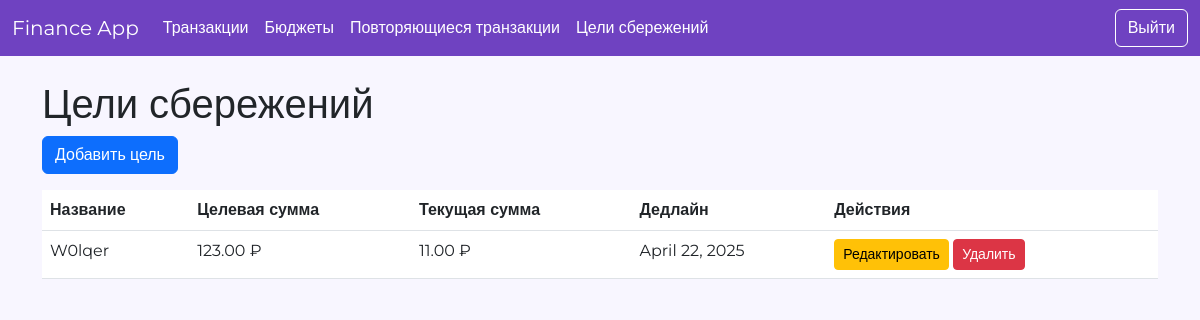
/finance/savings-goals/ (signed in), run on the app's committed database.
### finance/models.py (models this page shows, shortened)
class SavingsGoal(models.Model):
    user = models.ForeignKey(User, on_delete=models.CASCADE)
    name = models.CharField(max_length=255)
    target_amount = models.DecimalField(max_digits=10, decimal_places=2)
    current_amount = models.DecimalField(max_digits=10, decimal_places=2, default=0)
    deadline = models.DateField()
    image = models.ImageField(upload_to='savings_goals/', blank=True, null=True)  # Поле для медиафайлов

### finance/views.py (the view)
# urls.py: path('savings-goals/', views.savings_goal_list, name='savings_goal_list'),
@login_required
def savings_goal_list(request):
    savings_goals = SavingsGoal.objects.filter(user=request.user)
    return render(request, 'finance/savings_goal_list.html', {'savings_goals': savings_goals})

### finance/templates/finance/savings_goal_list.html
{% extends 'finance/base.html' %}
{% block content %}
<h1>Цели сбережений</h1>
<a href="{% url 'add_savings_goal' %}" class="btn btn-primary mb-3">Добавить цель</a>
<table class="table">
    <thead>
        <tr>
            <th>Название</th>
            <th>Целевая сумма</th>
            <th>Текущая сумма</th>
            <th>Дедлайн</th>
            <th>Действия</th>
        </tr>
    </thead>
    <tbody>
        {% for goal in savings_goals %}
        <tr>
            <td>{{ goal.name }}</td>
            <td>{{ goal.target_amount }} ₽</td>
            <td>{{ goal.current_amount }} ₽</td>
            <td>{{ goal.deadline }}</td>
            <td>
                <a href="{% url 'edit_savings_goal' goal.id %}" class="btn btn-sm btn-warning">Редактировать</a>
                <a href="{% url 'delete_savings_goal' goal.id %}" class="btn btn-sm btn-danger">Удалить</a>
            </td>
        </tr>
        {% endfor %}
    </tbody>
</table>
{% endblock %}

### finance/templates/finance/base.html (style rules this page uses)
body { font-family: 'Montserrat', sans-serif; background-color: #f8f6ff; }

### data on the page
SavingsGoal: name "W0lqer", target_amount "123.00", current_amount "11.00", deadline "April 22, 2025"
